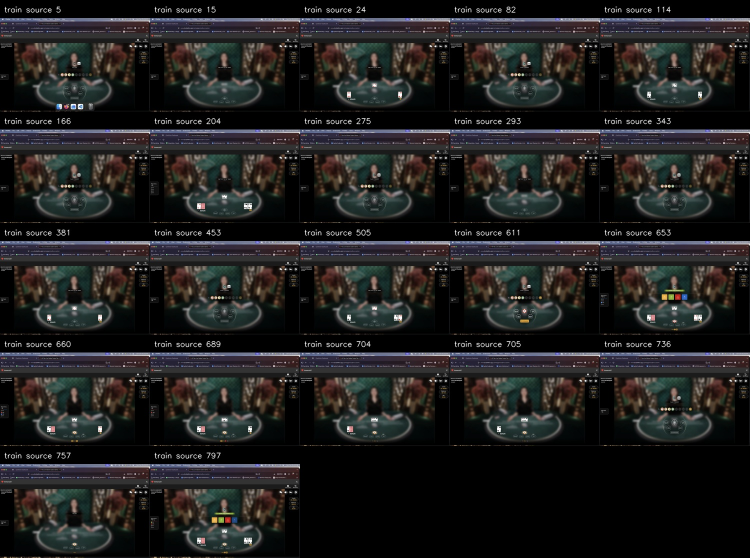
#> input picture detection_dataset/train_contact_sheet.jpg, 1500 x 1115 px (shown at 1/2 size)
$ python -i train_rank_classifier.py   (imports and definitions only)
#> lines starting #> are read from the running program, lines starting #| are printed output that depends on the picture
#> further down, picture is the input picture: shape (1115, 1500, 3); mean B, G, R 31.3, 31.7, 32.3
from pathlib import Path
import csv
import random

import cv2
import joblib
import numpy as np

from sklearn.svm import SVC
from sklearn.preprocessing import StandardScaler
from sklearn.pipeline import Pipeline
from sklearn.metrics import classification_report, confusion_matrix


ROOT = Path(__file__).resolve().parent

ORIGINAL_DIR = ROOT / "rank_value_dataset"
ORIGINAL_CSV = ORIGINAL_DIR / "labels.csv"

CANDIDATE_DIR = ROOT / "rank_value_candidates"
CANDIDATE_CSV = CANDIDATE_DIR / "candidate_labels.csv"

OUTPUT_DIR = ROOT / "rank_classifier"
# [1 line not run here, left out]

MODEL_PATH = OUTPUT_DIR / "rank_classifier.joblib"

RANDOM_SEED = 42

RANKS = [
    "A", "2", "3", "4", "5", "6",
    "7", "8", "9", "10", "J", "Q", "K"
]


# ---------------------------------------------------------
# IMAGE NORMALIZATION
# ---------------------------------------------------------

def normalize_rank_crop(image):
    """
    Convert a rank crop into a consistent 48x64
    grayscale representation.
    """

    if image is None or image.size == 0:
        return None

    gray = cv2.cvtColor(
        image,
        cv2.COLOR_BGR2GRAY,
    )
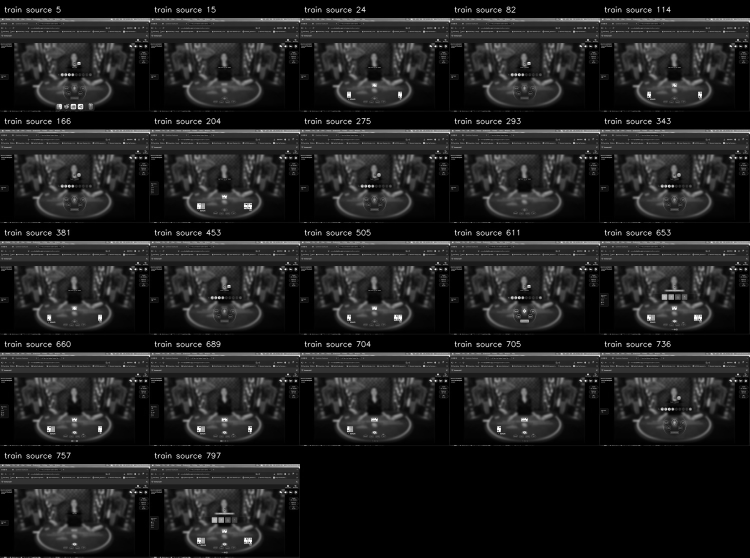
#> gray: shape (1115, 1500) (shown at 1/2 size); min 0, max 255, mean 31.8

    # Local contrast normalization.
    gray = cv2.equalizeHist(gray)
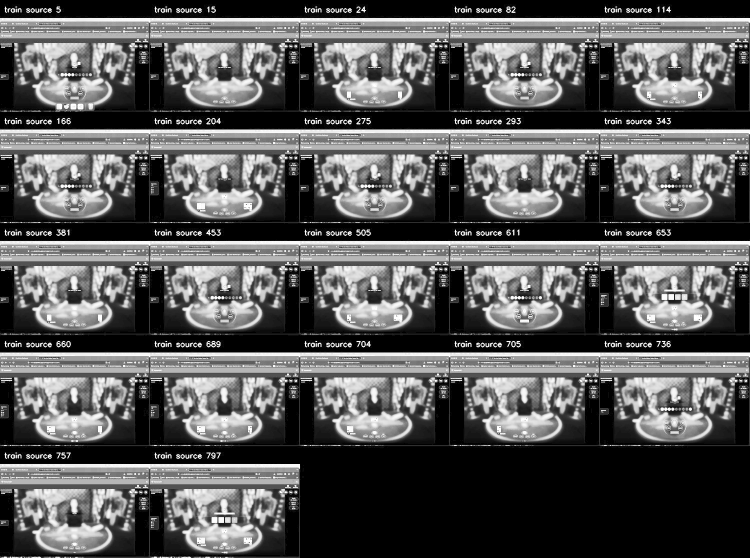
#> gray: shape (1115, 1500) (shown at 1/2 size); min 0, max 255, mean 89

    target_w = 48
    target_h = 64

    h, w = gray.shape[:2]
#> h = 1115; w = 1500

    scale = min(
        target_w / max(w, 1),
        target_h / max(h, 1),
    )
#> scale = 0.032

    new_w = max(
        1,
        int(w * scale),
    )
#> new_w = 48

    new_h = max(
        1,
        int(h * scale),
    )
#> new_h = 35

    resized = cv2.resize(
        gray,
        (new_w, new_h),
        interpolation=cv2.INTER_CUBIC,
    )
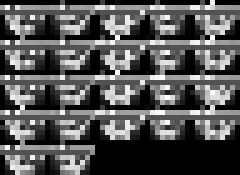
#> resized: shape (35, 48) (shown 5 times larger); min 0, max 255, mean 85.6

    canvas = np.zeros(
        (target_h, target_w),
        dtype=np.uint8,
    )

    x = (
        target_w - new_w
    ) // 2
#> x = 0

    y = (
        target_h - new_h
    ) // 2
#> y = 14

    canvas[
        y:y + new_h,
        x:x + new_w
    ] = resized
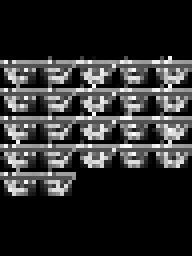
#> canvas: shape (64, 48) (shown 4 times larger); min 0, max 255, mean 46.8

    return canvas


# ---------------------------------------------------------
# HOG FEATURE EXTRACTION
# ---------------------------------------------------------

HOG = cv2.HOGDescriptor(
    _winSize=(48, 64),
    _blockSize=(16, 16),
    _blockStride=(8, 8),
    _cellSize=(8, 8),
    _nbins=9,
)


# [427 lines left out: functions extract_features, load_csv_dataset, make_split, main, not called in this run]


# [2 lines not run here, left out]

>>> import cv2
>>> picture = cv2.imread('detection_dataset/train_contact_sheet.jpg')
>>> result = normalize_rank_crop(picture)
